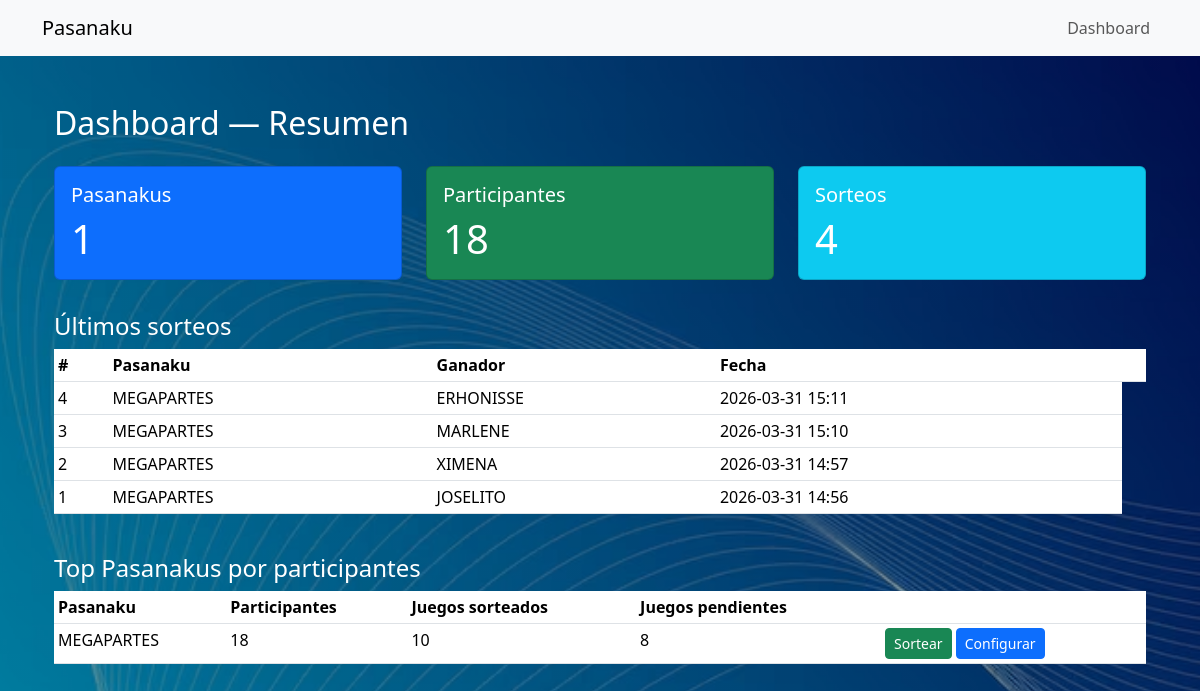
Before: / with the older database file.
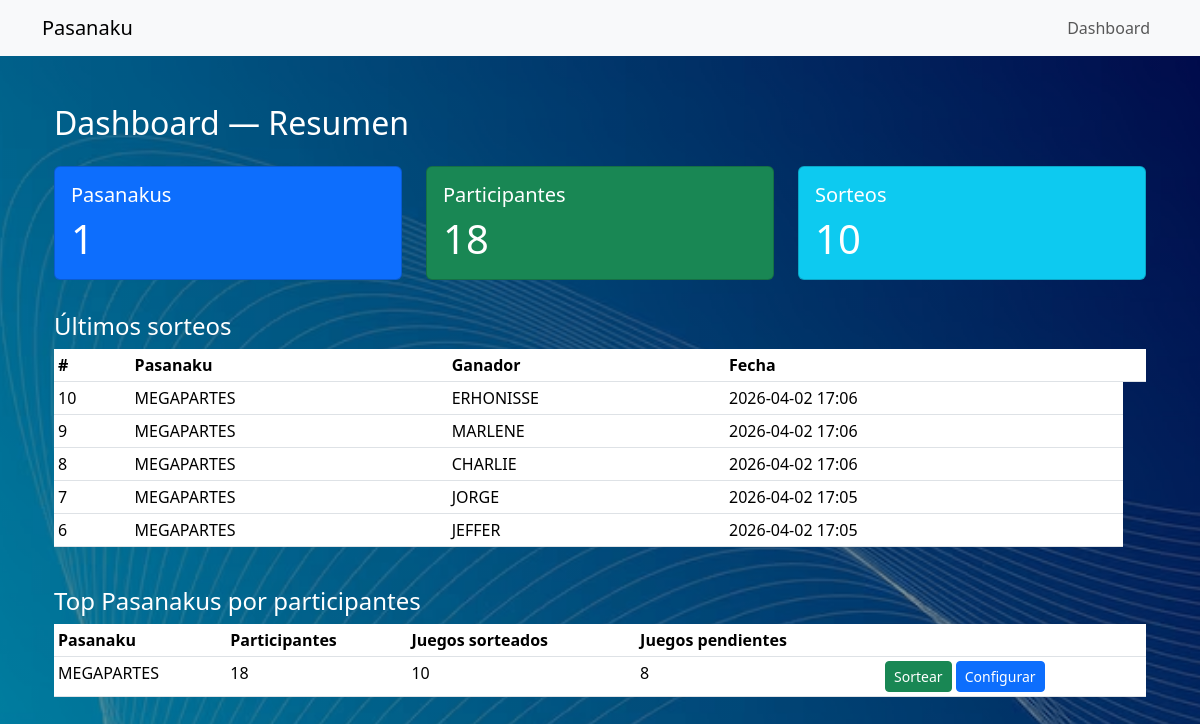
After: the same page with the newer database file.
### draws/models.py (models this page shows, shortened)
class Draw(models.Model):
    pasanaku = models.ForeignKey(
        Pasanaku,
        on_delete=models.CASCADE,
        related_name='draws'
    )
    participation = models.ForeignKey(
        Participation,
        on_delete=models.CASCADE,
        related_name='draws'
    )
    draw_number = models.IntegerField()
    draw_date = models.DateTimeField(auto_now_add=True)
    class Meta:
        ordering = ['draw_number']
        verbose_name = "Draw"
        verbose_name_plural = "Draws"
        unique_together = ('pasanaku', 'draw_number')

### pasanaku/models.py (models this page shows, shortened)
class Pasanaku(models.Model):
    STATUS_CHOICES = (
        ('active', 'Active'),
        ('finished', 'Finished'),
        ('cancelled', 'Cancelled'),
    )
    name = models.CharField(
        max_length=150,
        verbose_name="Name"
    )
    start_date = models.DateField(
        verbose_name="Start Date"
    )
    total_participants = models.IntegerField(
        verbose_name="Total Participants"
    )
    monthly_amount = models.DecimalField(
        max_digits=10,
        decimal_places=2,
        verbose_name="Monthly Amount"
    )
    draws_per_month = models.IntegerField(
        default=2,
        verbose_name="Draws Per Month"
    )
    draws_before_winner = models.PositiveIntegerField(
        default=1,
        verbose_name="Draws Before Winner"
    )
    current_pre_draw_count = models.PositiveIntegerField(
        default=0,
        verbose_name="Current Pre Draw Count"
    )
    status = models.CharField(
        max_length=20,
        choices=STATUS_CHOICES,
        default='active'
    )
    rotation_angle = models.FloatField(
        default=0.0,
        verbose_name="Rotation Angle"
    )
    created_at = models.DateTimeField(auto_now_add=True)
    class Meta:
        ordering = ['-start_date']
        verbose_name = "Pasanaku"
        verbose_name_plural = "Pasanakus"

class Participation(models.Model):
    pasanaku = models.ForeignKey(
        Pasanaku,
        on_delete=models.CASCADE,
        related_name='participations'
    )
    participant = models.ForeignKey(
        Participant,
        on_delete=models.CASCADE,
        related_name='participations'
    )
    is_winner = models.BooleanField(
        default=False
    )
    is_temporarily_removed = models.BooleanField(
        default=False
    )
    winning_position = models.IntegerField(
        null=True,
        blank=True
    )
    created_at = models.DateTimeField(auto_now_add=True)
    class Meta:
        unique_together = ('pasanaku', 'participant')
        ordering = ['created_at']
        verbose_name = "Participation"
        verbose_name_plural = "Participations"

### participants/models.py (models this page shows, shortened)
class Participant(models.Model):
    full_name = models.CharField(
        max_length=150,
        verbose_name="Full Name"
    )
    phone = models.CharField(
        max_length=20,
        blank=True,
        null=True,
        verbose_name="Phone"
    )
    email = models.EmailField(
        blank=True,
        null=True,
        verbose_name="Email"
    )
    is_active = models.BooleanField(
        default=True,
        verbose_name="Active"
    )
    created_at = models.DateTimeField(
        auto_now_add=True
    )
    class Meta:
        ordering = ['full_name']
        verbose_name = "Participant"
        verbose_name_plural = "Participants"

### core/views.py (the view)
# urls.py: path('', dashboard, name='home'),
def dashboard(request):
	total_pasanakus = Pasanaku.objects.count()
	total_participants = Participant.objects.count()
	total_draws = Draw.objects.count()
	recent_draws = Draw.objects.select_related(
		'pasanaku', 'participation__participant'
	).order_by('-draw_date')[:5]
	pasanakus_participants = Pasanaku.objects.annotate(
		participants_count=Count('participations'),
		drawn_games=Count('participations', filter=Q(participations__is_winner=True)),
	).annotate(
		pending_games=ExpressionWrapper(
			F('total_participants') - F('drawn_games'),
			output_field=IntegerField()
		)
	).order_by('-participants_count')[:10]
	return render(request, 'core/dashboard.html', {
		'total_pasanakus': total_pasanakus,
		'total_participants': total_participants,
		'total_draws': total_draws,
		'recent_draws': recent_draws,
		'pasanakus_participants': pasanakus_participants,
	})

### templates/core/dashboard.html (shortened to what the changed rows need)
{% extends "base.html" %}
{% block content %}
<div class="container mt-5">
    <h2>Dashboard — Resumen</h2>
    <div class="row mt-4">
        <div class="col-md-4">
            <div class="card text-white bg-info mb-3">
                <div class="card-body">
                    <h5 class="card-title">Sorteos</h5>
                    <p class="card-text display-6">{{ total_draws }}</p>
                </div>
            </div>
        </div>
    </div>
    <div class="row mt-3">
        <div class="col-md-12">
            <table class="table table-sm">
                <thead>
                    <tr>
                        <th>#</th>
                        <th>Pasanaku</th>
                        <th>Ganador</th>
                        <th>Fecha</th>
                        <th></th>
                    </tr>
                </thead>
                <tbody>
                    {% for d in recent_draws %}
                    <tr>
                        <td>{{ d.draw_number }}</td>
                        <td>{{ d.pasanaku.name }}</td>
                        <td>{{ d.participation.participant.full_name }}</td>
                        <td>{{ d.draw_date|date:"Y-m-d H:i" }}</td>
                    </tr>
                    {% empty %}
                    <tr><td colspan="5">No hay sorteos recientes.</td></tr>
                    {% endfor %}
                </tbody>
            </table>
        </div>
    </div>
    <div class="row mt-4">
        <div class="col-md-12">
            <table class="table table-sm">
                <thead>
                    <tr>
                        <th>Pasanaku</th>
                        <th>Participantes</th>
                        <th>Juegos sorteados</th>
                        <th>Juegos pendientes</th>
                        <th></th>
                    </tr>
                </thead>
                <tbody>
                    {% for p in pasanakus_participants %}
                    <tr>
                        <td>{{ p.name }}</td>
                        <td>{{ p.participants_count }}</td>
                        <td>{{ p.drawn_games }}</td>
                        <td>{{ p.pending_games }}</td>
                        <td>
                            <a href="/draws/roulette/{{ p.id }}/" class="btn btn-sm btn-success">Sortear</a>
                            <button
                                type="button"
                                class="btn btn-sm btn-primary configure-pasanaku-btn"
                                data-bs-toggle="modal"
                                data-bs-target="#configurePasanakuModal"
                                data-id="{{ p.id }}"
                                data-name="{{ p.name }}"
                                data-start-date="{{ p.start_date|date:'Y-m-d' }}"
                                data-total-participants="{{ p.total_participants }}"
                                data-monthly-amount="{{ p.monthly_amount }}"
                                data-draws-per-month="{{ p.draws_per_month }}"
                                data-draws-before-winner="{{ p.draws_before_winner }}"
                                data-status="{{ p.status }}"
                            >
                                Configurar
                            </button>
                        </td>
                    </tr>
                    {% empty %}
                    <tr><td colspan="5">No hay pasanakus aún.</td></tr>
                    {% endfor %}
                </tbody>
            </table>
        </div>
    </div>
</div>
{% endblock %}

Changed rows visible on the page:
no longer on this page (row edited): Draw: draw_number "4", pasanaku.name "MEGAPARTES", participation.participant.full_name "ERHONISSE", draw_date "2026-03-31 15:11"
no longer on this page (row edited): Draw: draw_number "3", pasanaku.name "MEGAPARTES", participation.participant.full_name "MARLENE", draw_date "2026-03-31 15:10"
no longer on this page (row edited): Draw: draw_number "2", pasanaku.name "MEGAPARTES", participation.participant.full_name "XIMENA", draw_date "2026-03-31 14:57"
no longer on this page (row unchanged): Draw: draw_number "1", pasanaku.name "MEGAPARTES", participation.participant.full_name "JOSELITO", draw_date "2026-03-31 14:56"
added Draw: draw_number "10", pasanaku.name "MEGAPARTES", participation.participant.full_name "ERHONISSE", draw_date "2026-04-02 17:06"
added Draw: draw_number "9", pasanaku.name "MEGAPARTES", participation.participant.full_name "MARLENE", draw_date "2026-04-02 17:06"
added Draw: draw_number "8", pasanaku.name "MEGAPARTES", participation.participant.full_name "CHARLIE", draw_date "2026-04-02 17:06"
added Draw: draw_number "7", pasanaku.name "MEGAPARTES", participation.participant.full_name "JORGE", draw_date "2026-04-02 17:05"
added Draw: draw_number "6", pasanaku.name "MEGAPARTES", participation.participant.full_name "JEFFER", draw_date "2026-04-02 17:05"
Other visible differences:
{{ total_draws }}: "4" → "10"
